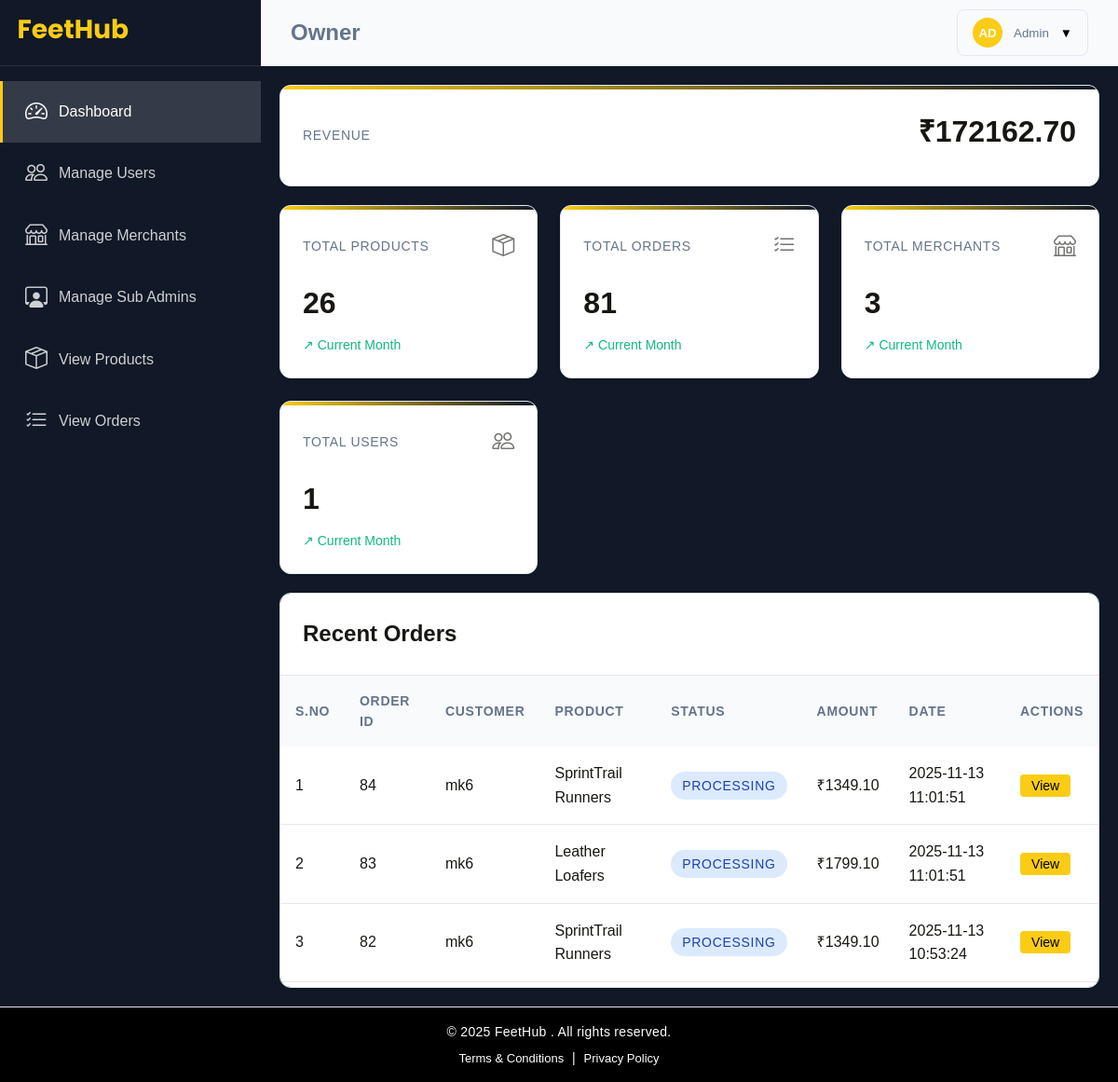
Page /admin/admin-dashboard.php on the committed database.
### tables this page shows
CREATE TABLE `orders` (
  `order_id` int(11) NOT NULL,
  `user_id` int(11) NOT NULL,
  `username` varchar(20) NOT NULL,
  `product_id` int(11) NOT NULL,
  `merchant_id` int(11) NOT NULL,
  `product_name` varchar(255) DEFAULT NULL,
  `quantity` int(11) DEFAULT 1,
  `total_amount` decimal(10,2) DEFAULT NULL,
  `payment_method` varchar(100) DEFAULT NULL,
  `order_date` timestamp NOT NULL DEFAULT current_timestamp()
);

### admin/admin-dashboard.php (the view, shortened to what this page needs)
<?php
include_once('../config/config.php');
?>
<!DOCTYPE html>
<html lang="en">
<head>
    <link rel="stylesheet" href="../css/admin-dashboard.css">
    <link rel="stylesheet" href="https://cdn.jsdelivr.net/npm/bootstrap-icons@1.13.1/font/bootstrap-icons.min.css">
</head>
<body>
    <div class="dashboard-container">
        <nav class="sidebar" id="sidebar">
            <div class="sidebar-header">
                <a href="./admin-dashboard.php"><img src="../assests/images/home/logo.svg" alt="logo"></a>
            </div>
            <div class="sidebar-nav">
                <a href="#dashboard" class="nav-item active" data-section="dashboard">
                    <span class="nav-item-icon"><i class="bi bi-speedometer2 i"></i></span>
                    <span class="nav-item-label">Dashboard</span>
                </a>
                <a href="#users" class="nav-item" data-section="users">
                    <span class="nav-item-icon"><i class="bi bi-people"></i></span>
                    <span class="nav-item-label">Manage Users</span>
                </a>
                <a href="#merchants" class="nav-item" data-section="merchants">
                    <span class="nav-item-icon"><i class="bi bi-shop"></i></span>
                    <span class="nav-item-label">Manage Merchants</span>
                </a>
                <a href="#sub-admins" class="nav-item" data-section="sub-admins">
                    <span class="nav-item-icon"><i class="bi bi-person-workspace"></i></span>
                    <span class="nav-item-label">Manage Sub Admins</span>
                </a>
                <a href="#products" class="nav-item" data-section="products">
                    <span class="nav-item-icon"><i class="bi bi-box-seam"></i></span>
                    <span class="nav-item-label">View Products</span>
                </a>
                <a href="#orders" class="nav-item" data-section="orders">
                    <span class="nav-item-icon"><i class="bi bi-list-check"></i></span>
                    <span class="nav-item-label">View Orders</span>
                </a>
            </div>
        </nav>
        <main class="main-content">
            <header class="top-navbar">
                <div class="navbar-left">
                    <h2 class="page-title">Owner</h2>
                </div>
                <div class="navbar-right">
                    <div class="profile-dropdown">
                        <button class="profile-btn" id="profileBtn">
                            <div class="profile-avatar">AD</div>
                            <span class="profile-name">Admin</span>
                            <span>▼</span>
                        </button>
                    </div>
                </div>
            </header>
            <div class="content">
                <div class=" parent content-section active" id="dashboard">
                    <div class="stat-card revenue-card">
                        <div class="header">
                            <span class="stat-title">Revenue</span>
                        </div>
                        <?php
                        $query = "SELECT SUM(total_amount) AS total_revenue FROM orders";
                        $result = mysqli_query($connect, $query);
                        $row = mysqli_fetch_assoc($result);
                        $total_products = $row['total_revenue'];
                        ?>
                        <div class="stat-value">₹<?= $total_products; ?></div>
                    </div>
                    <div class="stats-grid">
                        <div class="stat-card">
                            <div class="stat-header">
                                <span class="stat-title">Total Products</span>
                                <span class="stat-icon"><i class="bi bi-box-seam"></i></span>
                            </div>
                            <?php
                            $query = "SELECT COUNT(*) AS total_products FROM products";
                            $result = mysqli_query($connect, $query);
                            $row = mysqli_fetch_assoc($result);
                            $total_products = $row['total_products'];
                            ?>
                            <div class="stat-value"><?= $total_products; ?></div>
                            <div class="stat-change positive">
                                <span>↗</span>
                                <span>Current Month</span>
                            </div>
                        </div>
                        <div class="stat-card">
                            <div class="stat-header">
                                <span class="stat-title">Total Orders</span>
                                <span class="stat-icon"><i class="bi bi-list-check"></i></span>
                            </div>
                            <?php
                            $query = "SELECT COUNT(*) AS total_orders FROM orders";
                            $result = mysqli_query($connect, $query);
                            $row = mysqli_fetch_assoc($result);
                            $total_orders = $row['total_orders'];
                            ?>
                            <div class="stat-value"><?= $total_orders; ?></div>
                            <div class="stat-change positive">
                                <span>↗</span>
                                <span>Current Month</span>
                            </div>
                        </div>
                        <div class="stat-card">
                            <div class="stat-header">
                                <span class="stat-title">Total Merchants</span>
                                <span class="stat-icon"><i class="bi bi-shop"></i></span>
                            </div>
                            <?php
                            $query = "SELECT COUNT(*) AS total_merchants FROM user_details WHERE role = 'merchant';";
                            $result = mysqli_query($connect, $query);
                            $row = mysqli_fetch_assoc($result);
                            $total_merchants = $row['total_merchants'];
                            ?>
                            <div class="stat-value"><?= $total_merchants; ?></div>
                            <div class="stat-change positive">
                                <span>↗</span>
                                <span>Current Month</span>
                            </div>
                        </div>
                        <div class="stat-card">
                            <div class="stat-header">
                                <span class="stat-title">Total Users</span>
                                <span class="stat-icon"><i class="bi bi-people"></i></span>
                            </div>
                            <?php
                            $query = "SELECT COUNT(*) AS total_customers FROM user_details WHERE role = 'customer';";
                            $result = mysqli_query($connect, $query);
                            $row = mysqli_fetch_assoc($result);
                            $total_customers = $row['total_customers'];
                            ?>
                            <div class="stat-value"><?= $total_customers; ?></div>
                            <div class="stat-change positive">
                                <span>↗</span>
                                <span>Current Month</span>
                            </div>
                        </div>
                    </div>
                    <div class="recent-orders">
                        <div class="section-header">
                            <h3 class="section-title">Recent Orders</h3>
                        </div>
                        <div class="table-container">
                            <table class="orders-table">
                                <thead>
                                    <tr>
                                        <th>S.no</th>
                                        <th>Order ID</th>
                                        <th>Customer</th>
                                        <th>Product</th>
                                        <th>Status</th>
                                        <th>Amount</th>
                                        <th>Date</th>
                                        <th>Actions</th>
                                    </tr>
                                </thead>
                                <tbody>
                                    <?php
                                    $query = "SELECT * FROM orders ORDER BY order_id DESC LIMIT 4";
                                    $result = mysqli_query($connect, $query);
                                    if (mysqli_num_rows($result) > 0) {
                                        $rowid = 1;
                                        while ($row = mysqli_fetch_array($result)) {
                                            $order_id = $row['order_id'];
                                            $username = $row['username'];
                                            $productname = $row['product_name'];
                                            $tolamt = $row['total_amount'];
                                            $orderdate = $row['order_date'];
                                            ?>
                                            <tr>
                                                <td><?= $rowid; ?></td>
                                                <td><?= $order_id; ?></td>
                                                <td><?= $username; ?></td>
                                                <td><?= $productname; ?></td>
                                                <td><span class="order-status processing">Processing</span></td>
                                                <td>₹<?= $tolamt; ?></td>
                                                <td><?= $orderdate; ?></td>
                                                <td>
                                                    <a href="./flows/view.php?recentorder_id=<?= $order_id; ?>"
                                                        class="btn-view">View</a>
                                                </td>
                                            </tr>
                                            <?php
                                            $rowid++;
                                        }
                                    } else {
                                        ?>
                                        <tr>
                                            <td colspan="6">no data found!</td>
                                        </tr>
                                    <?php }
                                    ?>
                                </tbody>
                            </table>
                        </div>
                    </div>
                </div>
            </div>
        </main>
    </div>
    <footer class="footer">
        <p>© 2025 <span>FeetHub</span> . All rights reserved.</p>
        <div class="footer-links">
            <a href="#">Terms & Conditions</a>
            <span>|</span>
            <a href="#">Privacy Policy</a>
        </div>
    </footer>
</body>
</html>

### rows in the picture
orders: order_id "84", username "mk6", product_name "SprintTrail Runners", total_amount "1349.10", order_date "2025-11-13 11:01:51"
orders: order_id "83", username "mk6", product_name "Leather Loafers", total_amount "1799.10", order_date "2025-11-13 11:01:51"
orders: order_id "82", username "mk6", product_name "SprintTrail Runners", total_amount "1349.10", order_date "2025-11-13 10:53:24"

### other values in the picture
$total_products "172162.70"
$total_products "26"
$total_orders "81"
$total_merchants "3"
$total_customers "1"
